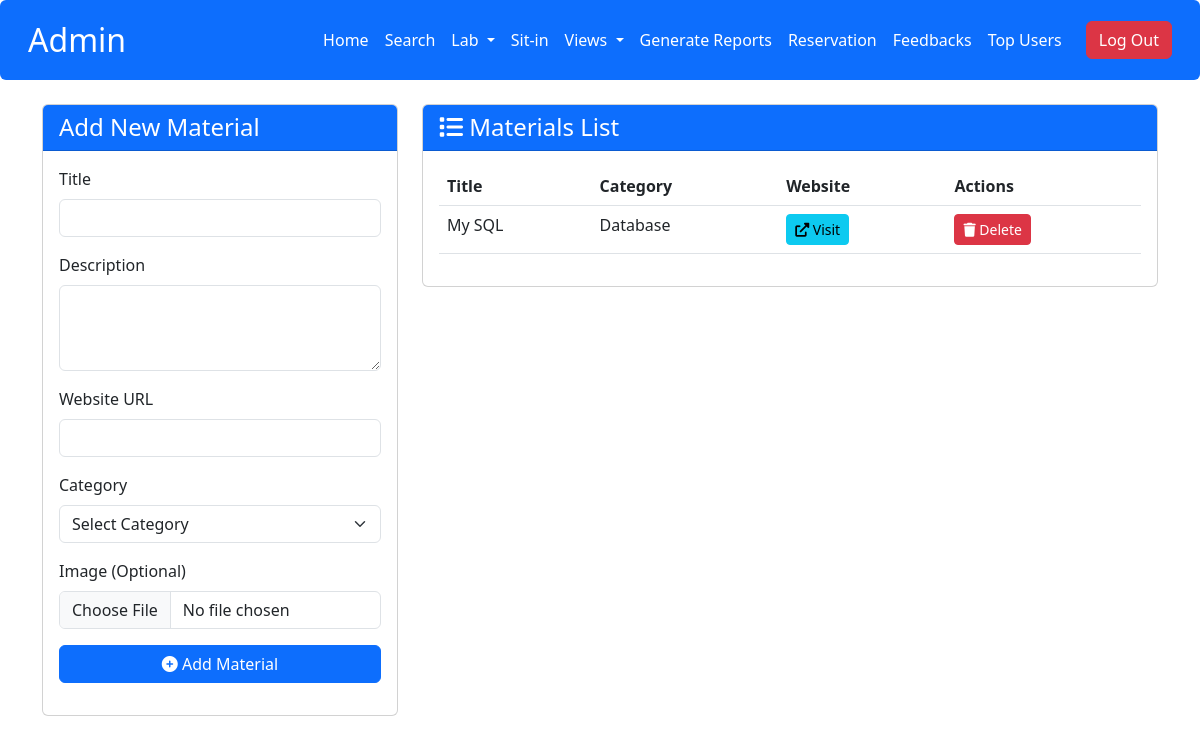
Before: /admin/manage_materials.php with the older database file.
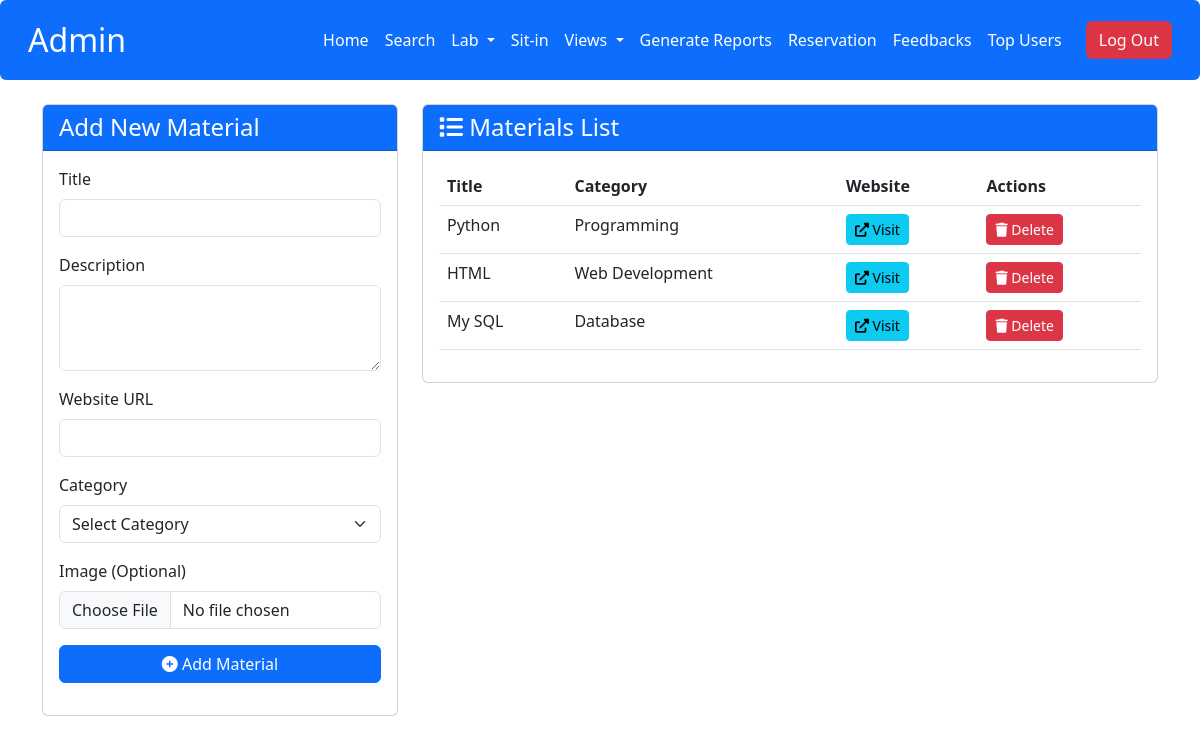
After: the same page with the newer database file.
### tables this page shows
CREATE TABLE `lab_materials` (
  `material_id` int(11) NOT NULL,
  `title` varchar(255) NOT NULL,
  `description` text NOT NULL,
  `website_url` varchar(255) NOT NULL,
  `image_path` varchar(255) DEFAULT NULL,
  `category` varchar(50) NOT NULL,
  `created_at` timestamp NOT NULL DEFAULT current_timestamp(),
  `updated_at` timestamp NOT NULL DEFAULT current_timestamp() ON UPDATE current_timestamp()
);

### admin/manage_materials.php (the view, shortened to what this page needs)
<?php
require_once('db.php');
include('admin_navbar.php');
$materials = $con->query("SELECT * FROM lab_materials ORDER BY created_at DESC");
?>
<!DOCTYPE html>
<html lang="en">
<head>
    <link href="https://cdn.jsdelivr.net/npm/bootstrap@5.3.0/dist/css/bootstrap.min.css" rel="stylesheet">
    <link href="https://cdnjs.cloudflare.com/ajax/libs/font-awesome/6.0.0/css/all.min.css" rel="stylesheet">
</head>
<body>
    <div class="container mt-4">
        <div class="row">
            <div class="col-md-4">
                <div class="card">
                    <div class="card-header bg-primary text-white">
                        <h4 class="mb-0">Add New Material</h4>
                    </div>
                    <div class="card-body">
                        <form method="POST" enctype="multipart/form-data">
                            <div class="mb-3">
                                <label class="form-label">Title</label>
                                <input type="text" name="title" class="form-control" required>
                            </div>
                            <div class="mb-3">
                                <label class="form-label">Description</label>
                                <textarea name="description" class="form-control" rows="3" required></textarea>
                            </div>
                            <div class="mb-3">
                                <label class="form-label">Website URL</label>
                                <input type="url" name="website_url" class="form-control" required>
                            </div>
                            <div class="mb-3">
                                <label class="form-label">Category</label>
                                <select name="category" class="form-select" required>
                                    <option value="">Select Category</option>
                                </select>
                            </div>
                            <div class="mb-3">
                                <label class="form-label">Image (Optional)</label>
                                <input type="file" name="image" class="form-control" accept="image/*">
                            </div>
                            <button type="submit" class="btn btn-primary w-100">
                                <i class="fas fa-plus-circle"></i> Add Material
                            </button>
                        </form>
                    </div>
                </div>
            </div>
            <div class="col-md-8">
                <div class="card">
                    <div class="card-header bg-primary text-white d-flex justify-content-between align-items-center">
                        <h4 class="mb-0"><i class="fas fa-list"></i> Materials List</h4>
                    </div>
                    <div class="card-body">
                        <div class="table-responsive">
                            <table class="table table-hover">
                                <thead>
                                    <tr>
                                        <th>Title</th>
                                        <th>Category</th>
                                        <th>Website</th>
                                        <th>Actions</th>
                                    </tr>
                                </thead>
                                <tbody>
                                    <?php while($material = $materials->fetch_assoc()): ?>
                                    <tr data-id="<?= $material['material_id'] ?>">
                                        <td><?= htmlspecialchars($material['title']) ?></td>
                                        <td><?= htmlspecialchars($material['category']) ?></td>
                                        <td>
                                            <a href="<?= htmlspecialchars($material['website_url']) ?>"
                                               target="_blank" class="btn btn-sm btn-info">
                                                <i class="fas fa-external-link-alt"></i> Visit
                                            </a>
                                        </td>
                                        <td>
                                            <button onclick="deleteMaterial(<?= $material['material_id'] ?>)"
                                                    class="btn btn-sm btn-danger">
                                                <i class="fas fa-trash"></i> Delete
                                            </button>
                                        </td>
                                    </tr>
                                    <?php endwhile; ?>
                                </tbody>
                            </table>
                        </div>
                    </div>
                </div>
            </div>
        </div>
    </div>
</body>
</html>

Changed rows visible on the page:
added lab_materials: title "Python", category "Programming"
added lab_materials: title "HTML", category "Web Development"
